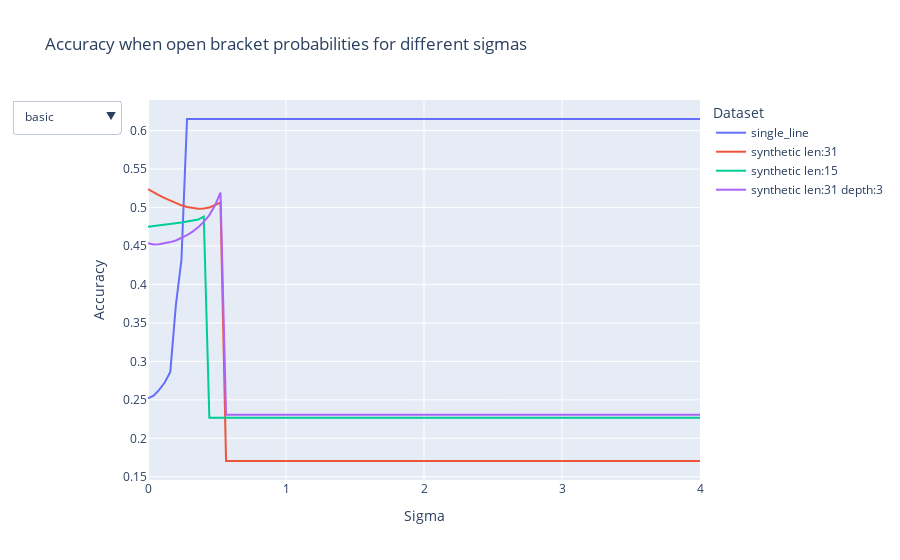

Notebook source saved alongside this figure:
### Code cell
traces = []
buttons = []

for j, dag_name in enumerate(dags.keys()):
    for i, dataset_name in enumerate(datasets.keys()):
        traces.append(
            go.Scatter(
                x=sigmas,
                y=accuracies_open_prob[dataset_name][dag_name],
                name=dataset_name,
                mode="lines",
                hoverinfo="x+y",
                visible=(j == 0),
            )
        )
    buttons.append(
        dict(
            label=dag_name,
            method="update",
            args=[
                {
                    "visible": [False] * (j * len(datasets))
                    + [True] * len(datasets)
                    + [False] * (len(dags) * len(datasets) - (j + 1) * len(datasets))
                }
            ],
        )
    )


# Create layout
layout = go.Layout(
    title="Accuracy when open bracket probabilities for different sigmas",
    xaxis_title="Sigma",
    yaxis_title="Accuracy",
    legend_title="Dataset",
    updatemenus=[dict(buttons=buttons, active=0, showactive=True)],
)

fig = go.Figure(data=traces, layout=layout)
fig.show()
